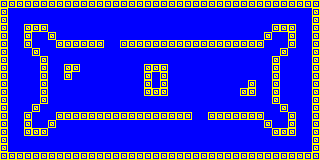

A 2D game scene composited from a Tiled map and its tileset images. What follows is a short description and the map's XML, with every tile layer's data as written:
An orthogonal 40x20 tile map with 8x8 px tiles, 1 tile layer (Capa de patrones 1).

<map version="1.2" tiledversion="1.3.2" orientation="orthogonal" renderorder="right-down" compressionlevel="-1" width="40" height="20" tilewidth="8" tileheight="8" infinite="0" nextlayerid="2" nextobjectid="1">
 <tileset firstgid="1" source="tiles.tsx" />
 <layer id="1" name="Capa de patrones 1" width="40" height="20">
  <data encoding="csv">
2,2,2,2,2,2,2,2,2,2,2,2,2,2,2,2,2,2,2,2,2,2,2,2,2,2,2,2,2,2,2,2,2,2,2,2,2,2,2,2,
2,1,1,1,1,1,1,1,1,1,1,1,1,1,1,1,1,1,1,1,1,1,1,1,1,1,1,1,1,1,1,1,1,1,1,1,1,1,1,2,
2,1,1,1,1,1,1,1,1,1,1,1,1,1,1,1,1,1,1,1,1,1,1,1,1,1,1,1,1,1,1,1,1,1,1,1,1,1,1,2,
2,1,1,2,2,2,1,1,1,1,1,1,1,1,1,1,1,1,1,1,1,1,1,1,1,1,1,1,1,1,1,1,1,1,2,2,2,1,1,2,
2,1,1,2,1,1,2,1,1,1,1,1,1,1,1,1,1,1,1,1,1,1,1,1,1,1,1,1,1,1,1,1,1,2,1,1,2,1,1,2,
2,1,1,2,1,1,1,2,2,2,2,2,2,1,1,2,2,2,2,2,2,2,2,2,2,2,2,2,2,2,2,2,2,1,1,1,2,1,1,2,
2,1,1,1,2,1,1,1,1,1,1,1,1,1,1,1,1,1,1,1,1,1,1,1,1,1,1,1,1,1,1,1,1,1,1,2,1,1,1,2,
2,1,1,1,1,2,1,1,1,1,1,1,1,1,1,1,1,1,1,1,1,1,1,1,1,1,1,1,1,1,1,1,1,1,2,1,1,1,1,2,
2,1,1,1,1,2,1,1,2,2,1,1,1,1,1,1,1,1,2,2,2,1,1,1,1,1,1,1,1,1,1,1,1,1,2,1,1,1,1,2,
2,1,1,1,1,2,1,1,2,1,1,1,1,1,1,1,1,1,2,1,2,1,1,1,1,1,1,1,1,1,1,1,1,1,2,1,1,1,1,2,
2,1,1,1,1,2,1,1,1,1,1,1,1,1,1,1,1,1,2,1,2,1,1,1,1,1,1,1,1,1,1,2,1,1,2,1,1,1,1,2,
2,1,1,1,1,2,1,1,1,1,1,1,1,1,1,1,1,1,2,2,2,1,1,1,1,1,1,1,1,1,2,2,1,1,2,1,1,1,1,2,
2,1,1,1,1,2,1,1,1,1,1,1,1,1,1,1,1,1,1,1,1,1,1,1,1,1,1,1,1,1,1,1,1,1,2,1,1,1,1,2,
2,1,1,1,2,1,1,1,1,1,1,1,1,1,1,1,1,1,1,1,1,1,1,1,1,1,1,1,1,1,1,1,1,1,1,2,1,1,1,2,
2,1,1,2,1,1,1,2,2,2,2,2,2,2,2,2,2,2,2,2,2,2,2,2,1,1,2,2,2,2,2,2,2,1,1,1,2,1,1,2,
2,1,1,2,1,1,2,1,1,1,1,1,1,1,1,1,1,1,1,1,1,1,1,1,1,1,1,1,1,1,1,1,1,2,1,1,2,1,1,2,
2,1,1,2,2,2,1,1,1,1,1,1,1,1,1,1,1,1,1,1,1,1,1,1,1,1,1,1,1,1,1,1,1,1,2,2,2,1,1,2,
2,1,1,1,1,1,1,1,1,1,1,1,1,1,1,1,1,1,1,1,1,1,1,1,1,1,1,1,1,1,1,1,1,1,1,1,1,1,1,2,
2,1,1,1,1,1,1,1,1,1,1,1,1,1,1,1,1,1,1,1,1,1,1,1,1,1,1,1,1,1,1,1,1,1,1,1,1,1,1,2,
2,2,2,2,2,2,2,2,2,2,2,2,2,2,2,2,2,2,2,2,2,2,2,2,2,2,2,2,2,2,2,2,2,2,2,2,2,2,2,2
</data>
 </layer>
</map>
